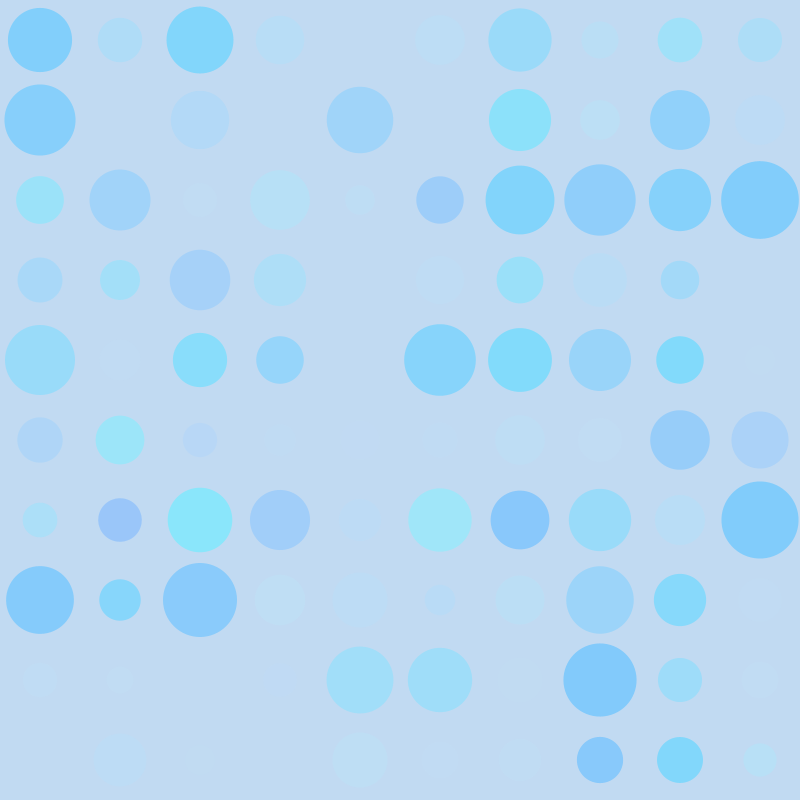
Frame 1 (no input)
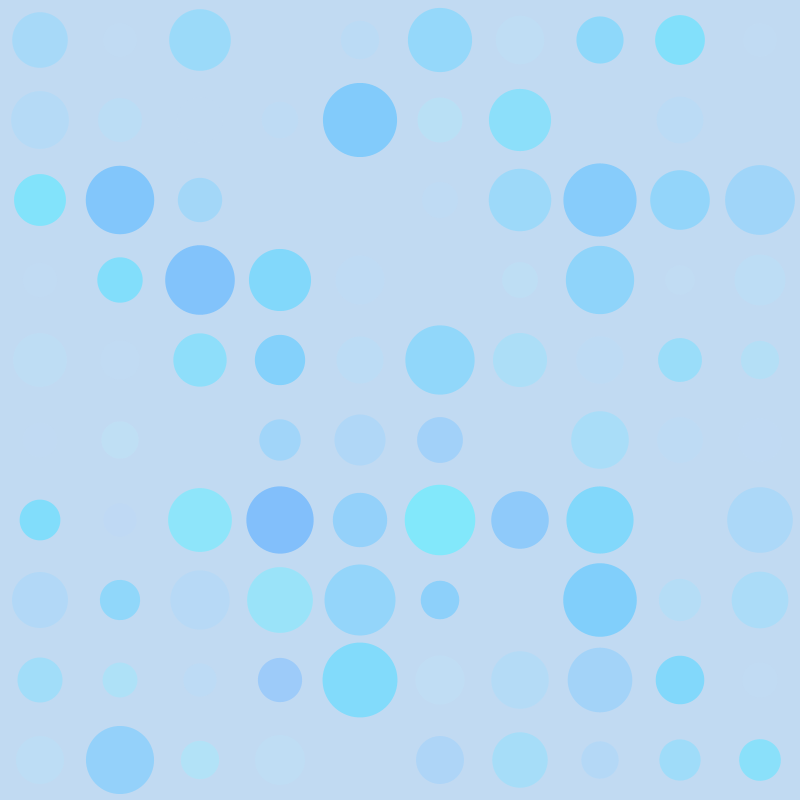
Frame 60 (the mouse pressed at the canvas centre just before this capture)
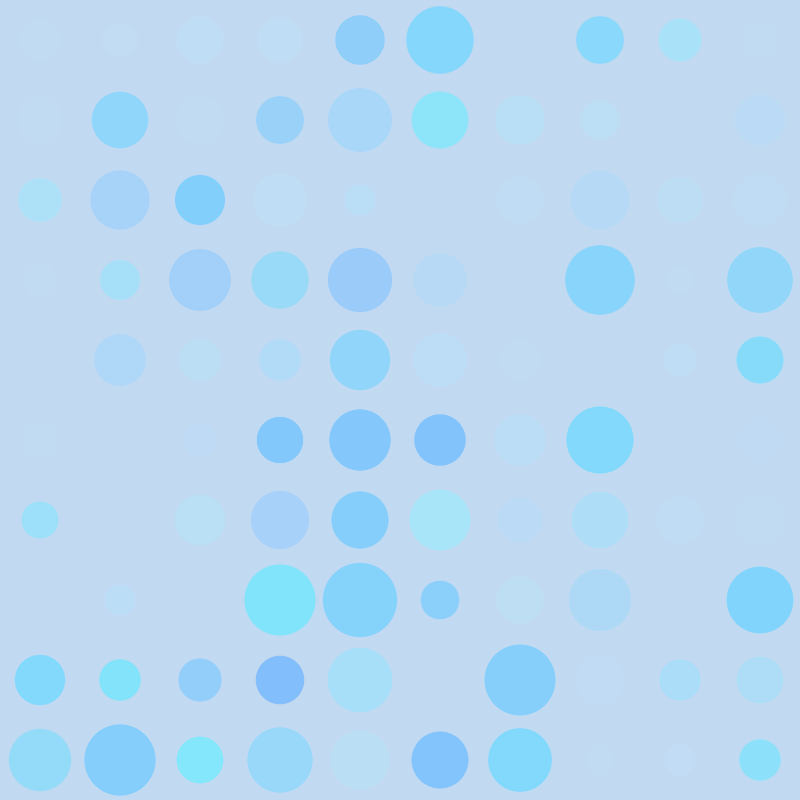
Frame 120 (the mouse held since frame 60 and released just before this capture)

The Processing sketch that drew these frames (run headless with seeded random() and noise(); from frame 60 on, the mouse is pressed at the canvas centre):

// Processing sketch: Quiroga_Ana_Maria_E03
// ── Quiroga_Ana_Maria_E03.pde
// Ana Maria Quiroga
// Circulos transmitiendo calma

int col = 10; //columnas
int fil = 10; //filas
Burbuja[][] blue;


void setup() {
  size(800, 800);
// HSB (tono, saturacion, brillo y opacidad)
  colorMode(HSB, 360, 100, 100, 255); 
  noStroke();
  
  // Burbujas
  blue = new Burbuja[col][fil];
  float espacioX = width / (float)col;
  float espacioY = height / (float)fil;

//Poner en el lugar a las burbujas
  for (int i = 0; i < col; i++) {
    for (int j = 0; j < fil; j++) {
      float cx = i * espacioX + espacioX / 2;
      float cy = j * espacioY + espacioY / 2;
      
//tamano al azar de las burbujas      
      blue[i][j] = new Burbuja(cx, cy, random(30, 60));
    }
  }
}

void draw() {
  background(210, 20, 95); // color: Azul claro, transmite tranquilidad

  for (int i = 0; i < col; i++) {
    for (int j = 0; j < fil; j++) {
      blue[i][j].actualizar();
      blue[i][j].mostrar();
    }
  }
}

// como se comportan las burbujas
class Burbuja {
  PVector centro; //"guardar la posicion de la burbuja"
  float tamBase; // "tamano original"
  float fase; //"numero que hace que cada burbuja titile en un tiempo"
  float rotacion; //"cuanto gira"
  float ruidoColor; //para que su color cambie de a poco"

  Burbuja(float x, float y, float tam) {
    centro = new PVector(x, y);
    tamBase = tam;
    fase = random(TWO_PI);
    rotacion = random(TWO_PI);
    ruidoColor = random(1000);
  }


//para girar la burbuja
  void actualizar() {
    rotacion += 0.002;
  }

//cuantas burbujas van pasando "frame" 
  void mostrar() {
    float t = frameCount * 0.02;

// titilacion (como respiración)
    float pulso = sin(t + fase);
    float tamActual = map(pulso, -1, 1, tamBase * 0.8, tamBase * 1.3);
    float alpha = map(pulso, -1, 1, 0, 180); // desaparece y aparece suavemente

// Colores azules
    float tono = map(noise(ruidoColor + t * 0.02), 0, 1, 180, 220);
    float sat = map(pulso, -1, 1, 20, 60);  // saturación variable
    float bri = 100;  // siempre brillante

    fill(tono, sat, bri, alpha);

// Posicionar y rotar antes de dibujar para no afectar las demas burbujas
    pushMatrix();
    translate(centro.x, centro.y);
    rotate(rotacion);

    // Dibujo círculo 
    ellipse(0, 0, tamActual, tamActual);
    popMatrix();
  }
}
